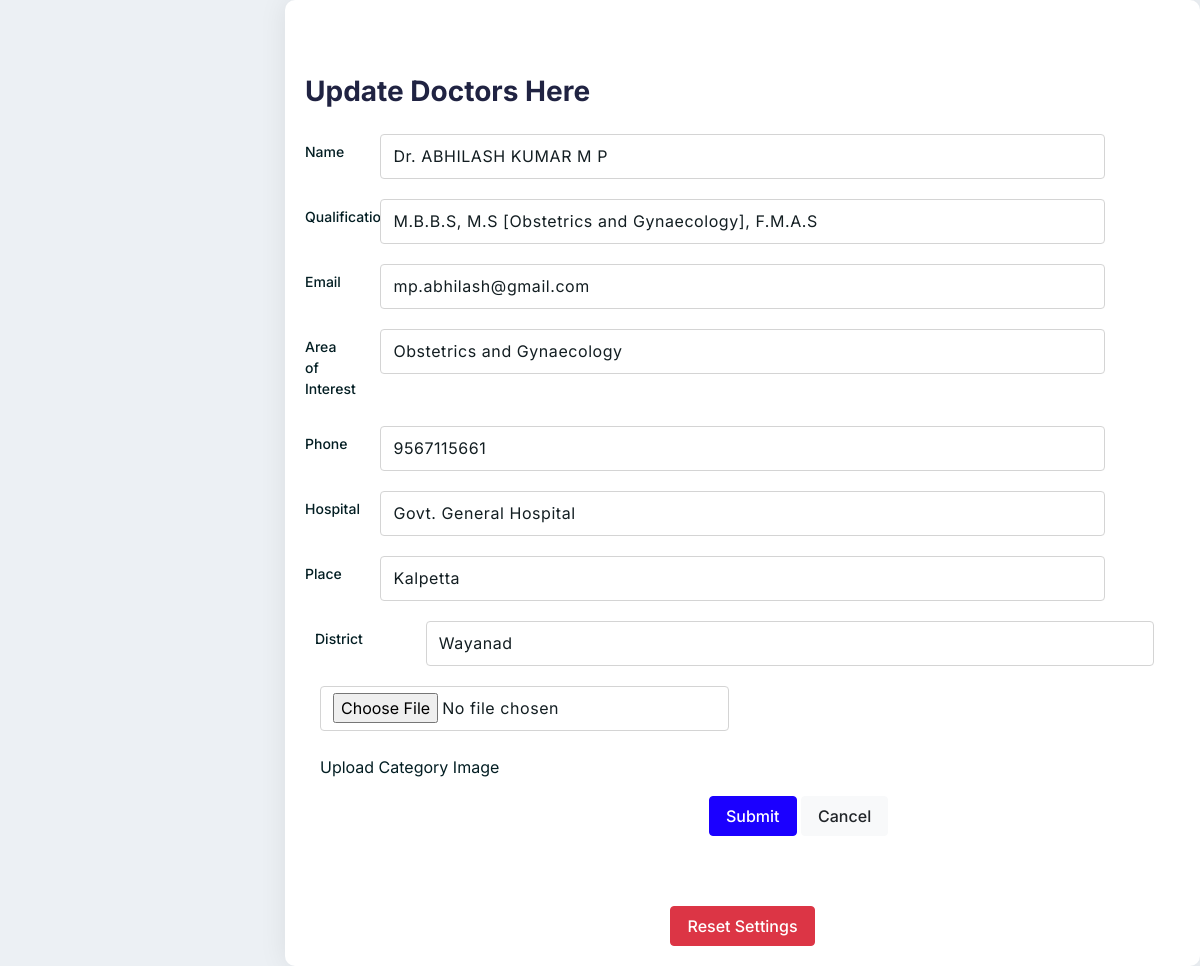
The page /adminapp/edit_doctor/4/ on the database its author committed.
### adminapp/models.py (models this page shows)
class Doctor_db(models.Model):
    Name = models.CharField(max_length=50,null=True,blank=True)
    Qualification = models.CharField(max_length=50,null=True,blank=True)
    Email = models.EmailField(null=True,blank=True)
    Interest = models.CharField(max_length=50,null=True,blank=True)
    Phone = models.IntegerField(null=True,blank=True)
    Hospital = models.CharField(max_length=100,null=True,blank=True)
    Place = models.CharField(max_length=50,null=True,blank=True)
    District = models.CharField(max_length=50,null=True,blank=True)
    Image = models.ImageField(upload_to="photos",null=True,blank=True)

### adminapp/views.py (the view)
# urls.py: path('edit_doctor/<int:doc_id>/',views.edit_doctor,name="edit_doctor"),
def edit_doctor(request,doc_id):
    data = Doctor_db.objects.get(id=doc_id)
    return render(request,"edit_doctor.html",{'data':data})

### adminapp/templates/edit_doctor.html (shortened to what this page needs)
<!DOCTYPE html>
{% extends 'home.html' %}
{% block content %}
<html lang="en">
<head>
</head>
<body>
<div class="pd-20 card-box mb-220" style="margin-left:285px">
  <h3 style="margin-top:55px;margin-bottom:25px">Update Doctors Here</h3>
					<form method="post" action="{% url 'edit_save' doc_id=data.id %}" enctype="multipart/form-data">
						<div class="form-group row">
							<label class="col-sm-10 col-md-1 col-form-label">Name</label>
							<div class="col-sm-12 col-md-10">
								<input class="form-control" value="{{data.Name}}" type="text" name="name">
							</div>
						</div>
						<div class="form-group row">
							<label class="col-sm-12 col-md-1 col-form-label">Qualification</label>
							<div class="col-sm-12 col-md-10">
								<input class="form-control" value="{{data.Qualification}}" type="text" name="qualification" >
							</div>
						</div>
						<div class="form-group row">
							<label class="col-sm-10 col-md-1 col-form-label">Email</label>
							<div class="col-sm-12 col-md-10">
								<input class="form-control" value="{{data.Email}}" type="email" name="email">
							</div>
						</div>
						<div class="form-group row">
							<label class="col-sm-12 col-md-1 col-form-label">Area of Interest</label>
							<div class="col-sm-12 col-md-10">
								<input class="form-control" value="{{data.Interest}}" type="text" name="interest">
							</div>
						</div>
						<div class="form-group row">
							<label class="col-sm-12 col-md-1 col-form-label">Phone</label>
							<div class="col-sm-12 col-md-10">
								<input class="form-control" value="{{data.Phone}}"type="text" name="phone">
							</div>
						</div>
                      	<div class="form-group row">
							<label class="col-sm-12 col-md-1 col-form-label">Hospital</label>
							<div class="col-sm-12 col-md-10">
								<input class="form-control" value="{{data.Hospital}}" type="text" name="hospital">
							</div>
						</div>
                      <div class="form-group row">
							<label class="col-sm-12 col-md-1 col-form-label">Place</label>
							<div class="col-sm-12 col-md-10">
								<input class="form-control" value="{{data.Place}}"name="place" type="text">
							</div>
						<div class="form-group row" style="margin-left:10px;margin-top:20px">
							<label class="col-sm-12 col-md-1 col-form-label">District</label>
							<div class="col-sm-12 col-md-10" style="margin-left:-10px">
								<input style="margin-left:45px" value="{{data.District}}" class="form-control" name="district" type="text">
							</div>
                          <div class="form-floating mb-3" style="margin-top:20px">
                                <input type="file" style="margin-left:20px" value="{{data.Image}}" class="form-control" id="" placeholder="upload" name="image"><br>
                                <label for="" style="margin-left:20px">Upload Category Image</label>
                        </div><br>
                          <div style="margin-top:130px">
                            <button type="submit" class="btn btn-primary me-2">Submit</button>
                    <button class="btn btn-light">Cancel</button>
                             </form>
                            </div>
</body>
</html>
{% endblock %}

### rows shown on the page
Doctor_db: name "Dr. ABHILASH KUMAR M P", qualification "M.B.B.S, M.S [Obstetrics and Gynaecology], F.M.A.S", email "mp.abhilash@gmail.com", interest "Obstetrics and Gynaecology", phone "9567115661", hospital "Govt. General Hospital", place "Kalpetta", district "Wayanad"
